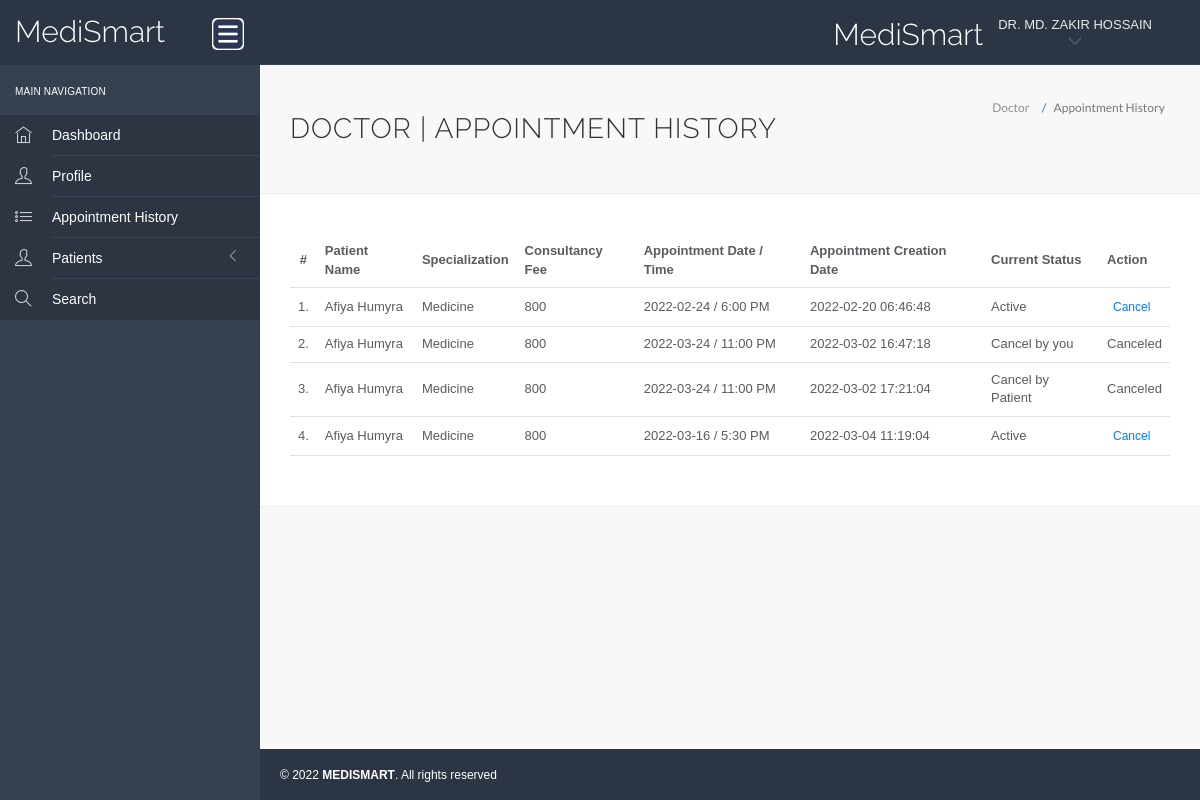
Page /hms/doctor/appointment-history.php (signed in) on the committed database.
### tables this page shows
CREATE TABLE `doctors` (
  `id` int(11) NOT NULL,
  `specilization` varchar(255) DEFAULT NULL,
  `doctorName` varchar(255) DEFAULT NULL,
  `profile_pic` varchar(255) NOT NULL,
  `docgender` varchar(10) NOT NULL,
  `docdegree` varchar(255) NOT NULL,
  `address` longtext DEFAULT NULL,
  `docFees` varchar(255) DEFAULT NULL,
  `practicedays` varchar(30) NOT NULL,
  `practicetime` varchar(30) NOT NULL,
  `contactno` varchar(13) DEFAULT NULL,
  `docEmail` varchar(255) DEFAULT NULL,
  `password` varchar(255) DEFAULT NULL,
  `creationDate` timestamp NULL DEFAULT current_timestamp(),
  `updationDate` timestamp NULL DEFAULT NULL ON UPDATE current_timestamp()
);

CREATE TABLE `appointment` (
  `id` int(11) NOT NULL,
  `doctorSpecialization` varchar(255) DEFAULT NULL,
  `doctorId` int(11) DEFAULT NULL,
  `userId` int(11) DEFAULT NULL,
  `consultancyFees` int(11) DEFAULT NULL,
  `appointmentDate` varchar(255) DEFAULT NULL,
  `appointmentTime` varchar(255) DEFAULT NULL,
  `postingDate` timestamp NULL DEFAULT current_timestamp(),
  `userStatus` int(11) DEFAULT NULL,
  `doctorStatus` int(11) DEFAULT NULL,
  `updationDate` timestamp NULL DEFAULT NULL ON UPDATE current_timestamp()
);

CREATE TABLE `users` (
  `id` int(11) NOT NULL,
  `fullName` varchar(255) DEFAULT NULL,
  `profile_pic` varchar(255) NOT NULL,
  `address` longtext DEFAULT NULL,
  `city` varchar(255) DEFAULT NULL,
  `gender` varchar(255) DEFAULT NULL,
  `email` varchar(255) DEFAULT NULL,
  `password` varchar(255) DEFAULT NULL,
  `regDate` timestamp NULL DEFAULT current_timestamp(),
  `updationDate` timestamp NULL DEFAULT NULL ON UPDATE current_timestamp()
);

### hms/doctor/appointment-history.php (the view, shortened to what this page needs)
<?php
include('include/config.php');
?>
<!DOCTYPE html>
<html lang="en">
	<head>
		<link rel="stylesheet" href="vendor/bootstrap/css/bootstrap.min.css">
		<link rel="stylesheet" href="vendor/fontawesome/css/font-awesome.min.css">
		<link rel="stylesheet" href="vendor/themify-icons/themify-icons.min.css">
		<link href="vendor/animate.css/animate.min.css" rel="stylesheet" media="screen">
		<link href="vendor/perfect-scrollbar/perfect-scrollbar.min.css" rel="stylesheet" media="screen">
		<link href="vendor/switchery/switchery.min.css" rel="stylesheet" media="screen">
		<link href="vendor/bootstrap-touchspin/jquery.bootstrap-touchspin.min.css" rel="stylesheet" media="screen">
		<link href="vendor/select2/select2.min.css" rel="stylesheet" media="screen">
		<link href="vendor/bootstrap-datepicker/bootstrap-datepicker3.standalone.min.css" rel="stylesheet" media="screen">
		<link href="vendor/bootstrap-timepicker/bootstrap-timepicker.min.css" rel="stylesheet" media="screen">
		<link rel="stylesheet" href="assets/css/styles.css">
		<link rel="stylesheet" href="assets/css/plugins.css">
		<link rel="stylesheet" href="assets/css/themes/theme-5.css" id="skin_color" />
	</head>
	<body>
		<div id="app">
<?php include('include/sidebar.php');?>
			<div class="app-content">
					<?php include('include/header.php');?>
				<div class="main-content" >
					<div class="wrap-content container" id="container">
						<section id="page-title">
							<div class="row">
								<div class="col-sm-8">
									<h1 class="mainTitle">Doctor  | Appointment History</h1>
																	</div>
								<ol class="breadcrumb">
									<li>
										<span>Doctor </span>
									</li>
									<li class="active">
										<span>Appointment History</span>
									</li>
								</ol>
							</div>
						</section>
						<div class="container-fluid container-fullw bg-white">
									<div class="row">
								<div class="col-md-12">
									<table class="table table-hover" id="sample-table-1">
										<thead>
											<tr>
												<th class="center">#</th>
												<th class="hidden-xs">Patient  Name</th>
												<th>Specialization</th>
												<th>Consultancy Fee</th>
												<th>Appointment Date / Time </th>
												<th>Appointment Creation Date  </th>
												<th>Current Status</th>
												<th>Action</th>
											</tr>
										</thead>
										<tbody>
<?php
$sql=mysqli_query($con,"select users.fullName as fname,appointment.*  from appointment join users on users.id=appointment.userId where appointment.doctorId='".$_SESSION['id']."'");
$cnt=1;
while($row=mysqli_fetch_array($sql))
{
?>
											<tr>
												<td class="center"><?php echo $cnt;?>.</td>
												<td class="hidden-xs"><?php echo $row['fname'];?></td>
												<td><?php echo $row['doctorSpecialization'];?></td>
												<td><?php echo $row['consultancyFees'];?></td>
												<td><?php echo $row['appointmentDate'];?> / <?php echo
												 $row['appointmentTime'];?>
												</td>
												<td><?php echo $row['postingDate'];?></td>
												<td>
<?php if(($row['userStatus']==1) && ($row['doctorStatus']==1))
{
	echo "Active";
}
if(($row['userStatus']==0) && ($row['doctorStatus']==1))
{
	echo "Cancel by Patient";
}
if(($row['userStatus']==1) && ($row['doctorStatus']==0))
{
	echo "Cancel by you";
}
												?></td>
												<td >
												<div class="visible-md visible-lg hidden-sm hidden-xs">
							<?php if(($row['userStatus']==1) && ($row['doctorStatus']==1))
{ ?>
	<a href="appointment-history.php?id=<?php echo $row['id']?>&cancel=update" onClick="return confirm('Are you sure you want to cancel this appointment ?')"class="btn btn-transparent btn-xs tooltips" title="Cancel Appointment" tooltip-placement="top" tooltip="Remove">Cancel</a>
	<?php } else {
		echo "Canceled";
		} ?>
												</div>
												</td>
											</tr>
											<?php
$cnt=$cnt+1;
											 }?>
										</tbody>
									</table>
								</div>
							</div>
								</div>
					</div>
				</div>
			</div>
	<?php include('include/footer.php');?>
		</div>
	</body>
</html>

### hms/doctor/include/header.php (shortened to what this page needs)
<header class="navbar navbar-default navbar-static-top">
    <div class="navbar-header">
        <a class="navbar-brand" href="#">
            <h2 style="padding-top:10%; color: white;">MediSmart</h2>
        </a>
        <a href="#" class="sidebar-toggler pull-right visible-md visible-lg" data-toggle-class="app-sidebar-closed"
            data-toggle-target="#app">
            <img src="../assets/images/menu.png" alt="Menu" width="32" height="32"
                style="background-color: white; border-radius: 5px;">
        </a>
    </div>
    <div class="navbar-collapse collapse">
        <ul class="nav navbar-right">
            <li style="padding-top:5% ">
                <h2 style="color: white">MediSmart</h2>
            </li>
            <li class="dropdown current-user">
                <a href class="dropdown-toggle" data-toggle="dropdown">
                    <span class="username">
                        <?php $query=mysqli_query($con,"select doctorName from doctors where id='".$_SESSION['id']."'");
                            while($row=mysqli_fetch_array($query))
                            {
                                echo $row['doctorName'];
                            }
						?>
                        <i class="ti-angle-down"></i>
                    </span>
                </a>
            </li>
        </ul>
    </div>
</header>

### hms/doctor/assets/css/themes/theme-5.css (style rules this page uses)
body { background: #f8f8f8; }
header .navbar-header { background: #2c3543 !important; border-right-color: transparent !important; border-bottom-color: transparent !important; }
header .navbar-header .sidebar-toggler, header .navbar-header .sidebar-mobile-toggler { color: #5f8295 !important; }
header .navbar-header .navbar-brand { color: #ffffff !important; }
header .navbar-collapse { background: #2c3543 !important; border-bottom-color: #394557 !important; box-shadow: none !important; }
header .navbar-collapse .navbar-right > li > a { color: #ffffff; }
header .navbar-collapse .navbar-right > li > a i { color: #5f8295 !important; }

### rows in the picture
doctors: doctorName "DR. MD. ZAKIR HOSSAIN"
appointment: userId.fullName "Afiya Humyra", doctorSpecialization "Medicine", consultancyFees "800", appointmentDate "2022-02-24", appointmentTime "6:00 PM", postingDate "2022-02-20 06:46:48", userStatus "Active"
appointment: userId.fullName "Afiya Humyra", doctorSpecialization "Medicine", consultancyFees "800", appointmentDate "2022-03-24", appointmentTime "11:00 PM", postingDate "2022-03-02 16:47:18", userStatus "Cancel by you"
appointment: userId.fullName "Afiya Humyra", doctorSpecialization "Medicine", consultancyFees "800", appointmentDate "2022-03-24", appointmentTime "11:00 PM", postingDate "2022-03-02 17:21:04", userStatus "Cancel by Patient"
appointment: userId.fullName "Afiya Humyra", doctorSpecialization "Medicine", consultancyFees "800", appointmentDate "2022-03-16", appointmentTime "5:30 PM", postingDate "2022-03-04 11:19:04", userStatus "Active"
